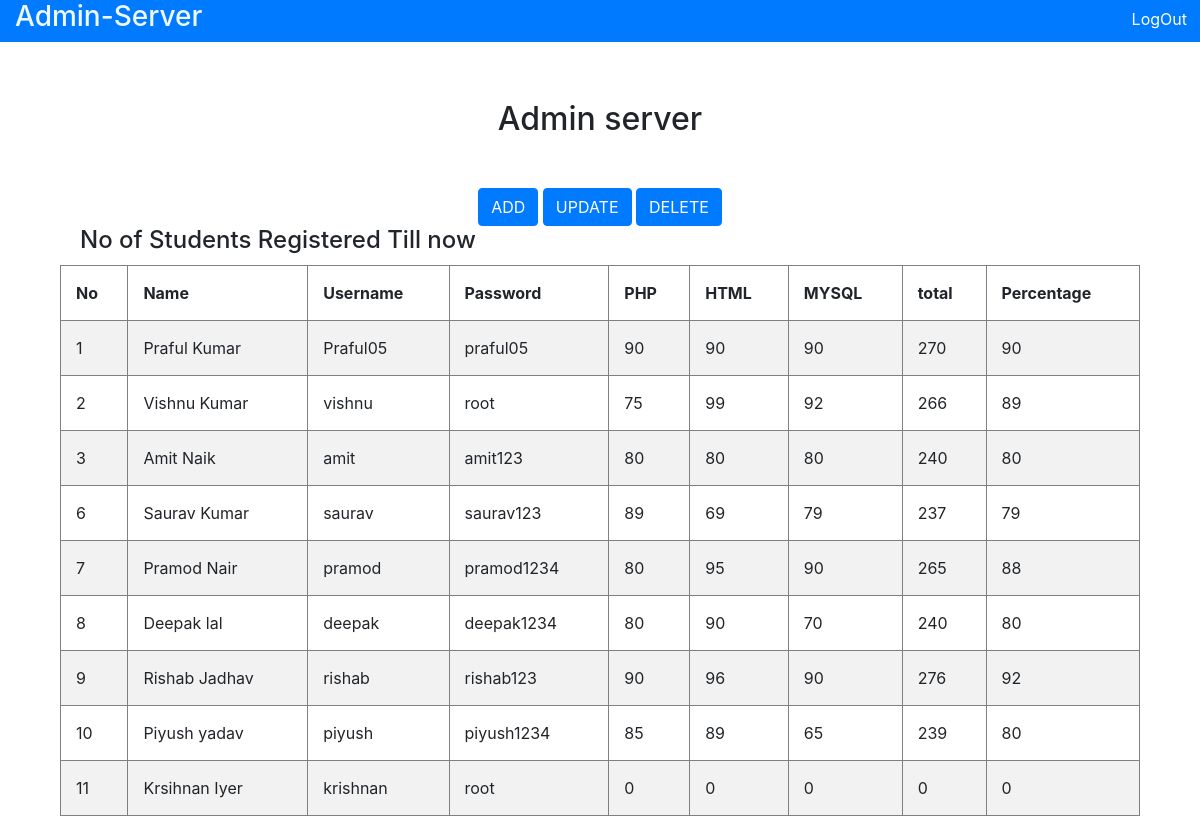
The app's page /admin.php with its own data.
### tables this page shows
CREATE TABLE `portal_db` (
  `id` int(11) NOT NULL,
  `Firstname` text NOT NULL,
  `Lastname` text NOT NULL,
  `Email` text NOT NULL,
  `Userid` text NOT NULL,
  `Password` text NOT NULL,
  `PHP` int(11) NOT NULL,
  `HTML` int(11) NOT NULL,
  `MYSQL` int(11) NOT NULL,
  `Total` int(11) NOT NULL,
  `Percentage` decimal(10,0) NOT NULL
);

### admin.php (the view, shortened to what this page needs)
<!DOCTYPE html>
<html lang="en" dir="ltr">
  <head>
    <link rel="stylesheet" href="https://maxcdn.bootstrapcdn.com/bootstrap/4.0.0/css/bootstrap.min.css">
  </head>
  <body>
    <nav>
      <nav class="nav navbar-dark navbar-expand-sm fixed-top bg-primary">
        <div class="container">
          <h3 style="color: aliceblue;">Admin-Server</h3>
        </div>
        <form class="" action="admin.php" method="post">
          <button type="submit" class="btn btn-primary" name="logout">LogOut</button>
        </form>
      </nav>
    </nav>
    <h2 align="center" style="margin-top:100px;">Admin server</h2>
    <div class="access_button" align="center" style="margin-top:50px;">
      <button type="submit" class="btn btn-primary" name="add" id="openstudent" data-toggle="modal" data-target="#addstudents">ADD</button>
      <button type="submit" class="btn btn-primary" name="update" id="openupdate"data-toggle="modal" data-target="#updatemarks">UPDATE</button>
      <button type="submit" class="btn btn-primary" name="delete"data-toggle="modal" data-target="#deleterecord">DELETE</button>
    </div>
  </body>
</html>
<?php
$username = "root";
$password = "root";
$db="studentportal";
$conn = mysqli_connect("localhost:3307", $username, $password,$db) or die(mysqli_connect_error());
mysqli_select_db($conn,$db) or die(mysqli_error($conn));
$sql2=" SELECT * FROM `portal_db` ";
$check2=mysqli_query($conn,$sql2);
$getrows=mysqli_num_rows($check2);
echo "
<h4 style=\"margin-left:80px;\">No of Students Registered Till now</h4>
<style>
th,td{
  padding: 15px;
  text-align: left;
}
tr:nth-child(even) {background-color: #f2f2f2;}
</style>
<table border =1 align=\"center\" style=\" margin-top:10px; width:90%;\">
<tr>
<th>No</th>
<th>Name</th>
<th>Username</th>
<th>Password</th>
<th>PHP</th>
<th>HTML</th>
<th>MYSQL</th>
<th>total</th>
<th>Percentage</th>
</tr>";
if($getrows!=0){
  while($rows=mysqli_fetch_assoc($check2))
  {
    echo "
    <tr>
    <td>" . $rows['id'] . "</td>
    <td>" . $rows['Firstname']. "  " . $rows['Lastname'] . "</td>
    <td>" . $rows['Userid'] . "</td>
    <td>" . $rows['Password'] . "</td>
    <td>" . $rows['PHP']  . "</td>
    <td>" . $rows['HTML'] . "</td>
    <td>" . $rows['MYSQL'] . "</td>
    <td>" . $rows['Total'] . "</td>
    <td>" . $rows['Percentage']  . "</td>
    </tr>";
  }
}
echo "</table>";
 ?>

### admin.php (style rules this page uses)
th,td { padding: 15px; text-align: left; }
tr:nth-child(even) { background-color: #f2f2f2; }

### records on screen
portal_db: id "1", Firstname "Praful", Lastname "Kumar", Userid "Praful05", Password "praful05", PHP "90", HTML "90", MYSQL "90", Total "270", Percentage "90"
portal_db: id "2", Firstname "Vishnu", Lastname "Kumar", Userid "vishnu", Password "root", PHP "75", HTML "99", MYSQL "92", Total "266", Percentage "89"
portal_db: id "3", Firstname "Amit", Lastname "Naik", Userid "amit", Password "amit123", PHP "80", HTML "80", MYSQL "80", Total "240", Percentage "80"
portal_db: id "6", Firstname "Saurav", Lastname "Kumar", Userid "saurav", Password "saurav123", PHP "89", HTML "69", MYSQL "79", Total "237", Percentage "79"
portal_db: id "7", Firstname "Pramod", Lastname "Nair", Userid "pramod", Password "pramod1234", PHP "80", HTML "95", MYSQL "90", Total "265", Percentage "88"
portal_db: id "8", Firstname "Deepak", Lastname "lal", Userid "deepak", Password "deepak1234", PHP "80", HTML "90", MYSQL "70", Total "240", Percentage "80"
portal_db: id "9", Firstname "Rishab", Lastname "Jadhav", Userid "rishab", Password "rishab123", PHP "90", HTML "96", MYSQL "90", Total "276", Percentage "92"
portal_db: id "10", Firstname "Piyush", Lastname "yadav", Userid "piyush", Password "piyush1234", PHP "85", HTML "89", MYSQL "65", Total "239", Percentage "80"
portal_db: id "11", Firstname "Krsihnan", Lastname "Iyer", Userid "krishnan", Password "root", PHP "0", HTML "0", MYSQL "0", Total "0", Percentage "0"
